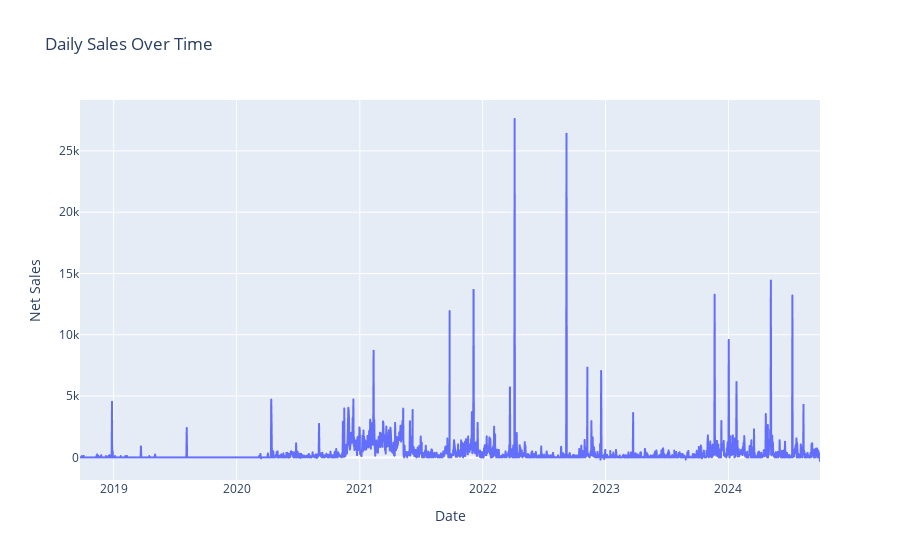

Notebook code for this chart:
### Code cell
fig = px.line(daily_sales, x='day', y='net_sales_sum', title='Daily Sales Over Time')
fig.update_layout(
    xaxis_title='Date',
    yaxis_title='Net Sales'
)
fig.show()

### Figure 1 — Plotly figure (JSON) as saved in the notebook; plotly's stock layout.template omitted (floating-point values rounded to 4 significant figures; data arrays with more than 128 entries replaced by an {"elided": "..."} marker saying what was removed)
{"data": [{"hovertemplate": "day=%{x}<br>net_sales_sum=%{y}<extra></extra>", "legendgroup": "", "line": {"color": "#636efa", "dash": "solid"}, "marker": {"symbol": "circle"}, "mode": "lines", "name": "", "showlegend": false, "type": "scattergl", "x": {"elided": "2199 str values"}, "xaxis": "x", "y": {"elided": "2199 float values"}, "yaxis": "y"}], "layout": {"legend": {"tracegroupgap": 0}, "title": {"text": "Daily Sales Over Time"}, "xaxis": {"anchor": "y", "domain": [0, 1], "title": {"text": "Date"}}, "yaxis": {"anchor": "x", "domain": [0, 1], "title": {"text": "Net Sales"}}}}
